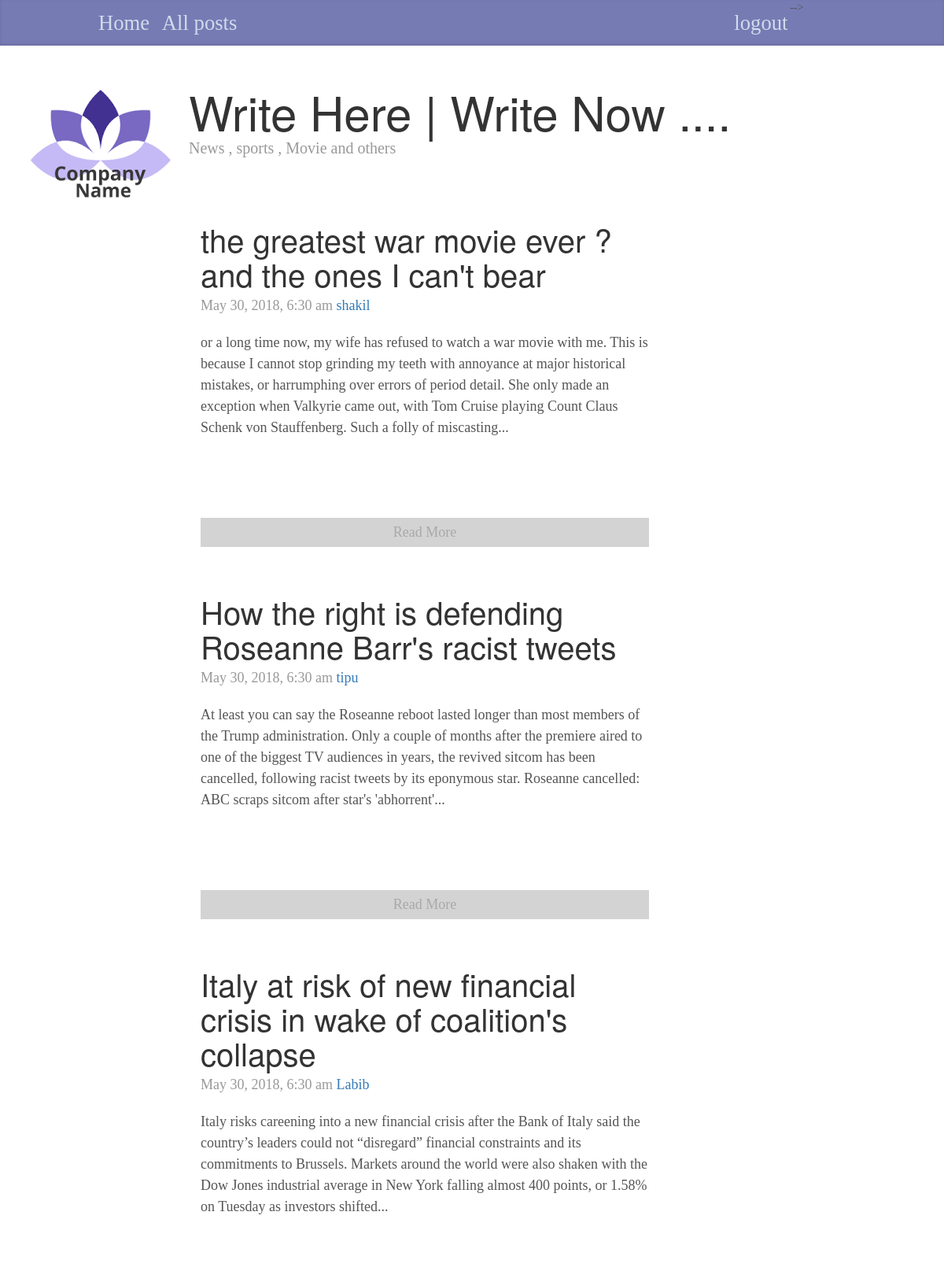
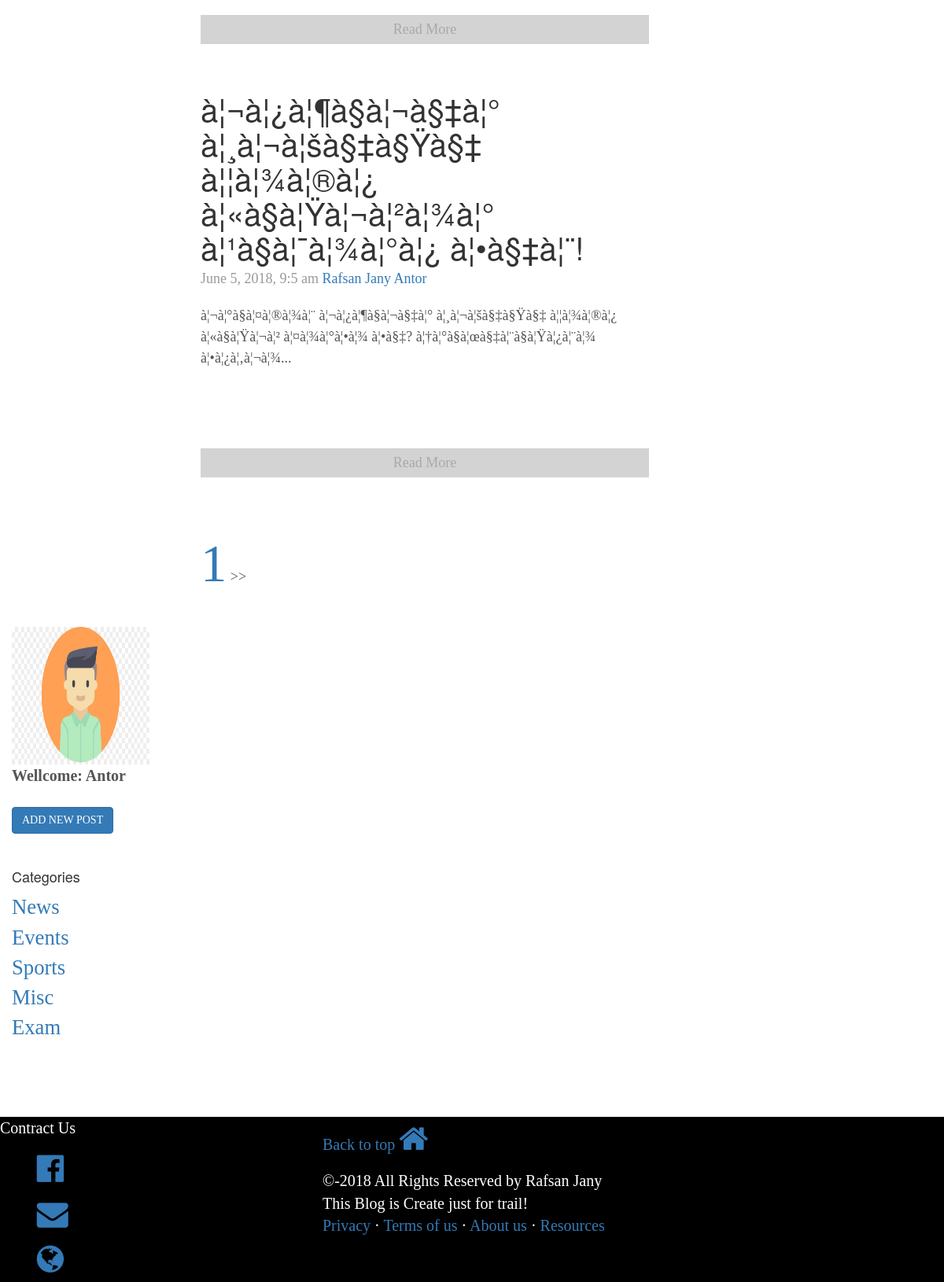
The app's page /posts.php (signed in) with its own data (2 pictures, top to bottom).
### tables this page shows
CREATE TABLE `posts` (
  `id` int(11) NOT NULL,
  `category` int(11) NOT NULL,
  `title` varchar(255) NOT NULL,
  `body` text NOT NULL,
  `author` varchar(255) NOT NULL,
  `tags` varchar(255) NOT NULL,
  `date` timestamp NOT NULL DEFAULT CURRENT_TIMESTAMP
);

CREATE TABLE `user` (
  `id` int(11) NOT NULL,
  `name` varchar(255) NOT NULL,
  `username` varchar(255) NOT NULL,
  `image` text NOT NULL,
  `email` varchar(255) NOT NULL,
  `password` varchar(255) NOT NULL
);

CREATE TABLE `categories` (
  `id` int(11) NOT NULL,
  `name` varchar(255) NOT NULL
);

### lib/Database.php (called while the page is built, shortened)
<?php
	class Database{
		public $host = DB_HOST;
		public $username = DB_USER;
		public $password = DB_PASS;
		public $db_name = DB_NAME;
		public $link;
		private function connect(){
			$this->link = new mysqli($this->host,$this->username,$this->password,$this->db_name);
		}
		public function select($query){
			$result = $this->link->query($query) or die($this->link->error.__LINE__);
			if($result->num_rows > 0){
				return $result;
			}
			else{
				return false;
			}
		}
	}
?>

### helpers/format_helper.php (called while the page is built, shortened)
<?php
	function formatDate($date){
		return date('F j, Y, g:j a',strtotime($date));
	}
	function shortenText($text, $chars = 350){
		$text = $text." ";
		$text = substr($text, 0, $chars);
		$text = substr($text, 0, strrpos($text," "));
		$text = $text."...";
		return $text;
	}
?>

### posts.php (the view)
<?php include 'includes/header1.php'; ?>
<?php
  $db = new Database();
   $posts_per_page = 5;
  if(isset($_GET['page'])){
    $page = $_GET['page'];
  }else{
    $page = 1;
  }
  $page_start = ($page-1)*$posts_per_page;
  if(isset($_GET['category'])){
    $category = $_GET["category"];
       $query = "SELECT * from posts where category=".$category." LIMIT ".$page_start.",".$posts_per_page;
       $posts_show = $db->select($query);
      if($posts_show){
         $total_post = $posts_show->num_rows;
        $total_page = ceil($total_post/$posts_per_page);
      }
  }else{
       $query = "SELECT * from posts LIMIT ".$page_start.",".$posts_per_page;
       $posts_show = $db->select($query);
       $total_post = $posts_show->num_rows;
       $total_page = ceil($total_post/$posts_per_page);
  }
     $query = "SELECT * from categories";
     $categories = $db->select($query);
    $userid = $_SESSION['userid'];
    $query = "SELECT username,image from user where id='".$userid."'";
    $user = $db->select($query);
    $row = $user->fetch_assoc();
    $img = str_replace("../","",$row['image']);
    $username = $row['username'];
?>
<?php if($posts_show): ?>
  <?php while($row = $posts_show->fetch_assoc()): ?>
      <div class="blog-post">
         <h2 class="blog-post-title"><?php echo $row['title']; ?> </h2>
         <p class="blog-post-meta"><?php echo formatDate($row['date']); ?> <a href="#"><?php echo $row['author']; ?></a></p>
          <p><?php echo shortenText($row['body']); ?></p><a class="readmore" href="post.php?id=<?php echo urlencode($row['id']); ?>">Read More</a>
      </div>
  <?php endwhile;?>
<?php else: ?>
  <p>There is no post Yet !</p>
<?php endif;
  if($posts_show){
    for($page = 1; $page<=$total_page; $page++){
    echo "<a class='paging' href='posts.php?page=".$page."'>".$page."</a>"." >> ";
  }
  }
?>
<?php include 'includes/footer1.php' ?>

### includes/header1.php (shortened to what this page needs)
<?php include 'lib/Database.php'; ?>
<?php include 'helpers/format_helper.php'; ?>
<!DOCTYPE html>
<html lang="en">
  <head>
    <link href="css/bootstrap.css" rel="stylesheet">
    <link rel="stylesheet" type="text/css" href="css/custom.css">
  </head>
  <body>
    <div class="blog-masthead">
      <div class="container">
        <nav class="row blog-nav">
          <a class="col-md-1 blog-nav-item" href="index.php">Home</a>
          <a class="col-md-9 blog-nav-item" href="posts.php">All posts</a>
          <a class="col-md-1 blog-nav-item" href="helpers/logout.php">logout</a> -->
        </nav>
      </div>
    </div>
    <div class="container-fluid">
      <div class="blog-header">
        <div class="logo"><img src="images/logo.png"/></div>
        <h1 class="blog-title">Write Here | Write Now ....</h1>
        <p class="lead blog-description">News , sports , Movie and others </p>
      </div>
        <br><br>
      <div class="row">
        <div class="col-md-6 blog-main">

### includes/footer1.php (shortened to what this page needs)
</div>
<div class="col-md-4 sidebar-module-inset">
          <div class="sidebar-module sidebar-module-inset">
            <div class="userinfo">
              <?php
                  echo "<img src='".$img."'  style='height: 175px; width: 175px;''>";
              ?>
              <label style="font-size: 15pt;">Wellcome:
                <?php
                  echo $username;
                ?>
              </label>
              <br><br>
              <a href="includes/addpost.php"><button class="btn btn-primary">ADD NEW POST</button></a>
            </div>
          </div>
          <div class="sidebar-module">
            <h4>Categories</h4>
            <?php if($categories): ?>
                 <ol class="list-unstyled">
                  <?php while($row=$categories->fetch_assoc()): ?>
                  <li><a href="posts.php?category=<?php echo $row['id']; ?>" class ="categoryItem"><?php echo $row['name']; ?></a></li>
                   <?php endwhile; ?>
                 </ol>
            <?php else: ?>
              <p>Their is no category added Yet!</p>
            <?php endif; ?>
          </div>
</div>
      </div>
    </div>
<footer class="row footer">
        <link rel="stylesheet" href="https://cdnjs.cloudflare.com/ajax/libs/font-awesome/4.7.0/css/font-awesome.min.css">
          <div class="col-md-4 leftfooter">
            <p class="contract">Contract Us</p>
            <div class="col-md-1"></div>
            <div class="col-md-7">
              <a href="#" style="font-size: 200%;"><i class="fa fa-facebook-official"></i></a><br>
                <a href="#" style="font-size: 200%;"><i class="fa fa-envelope"></i></a> <br>
                <a href="#" style="font-size: 200%;"><i class="fa fa-globe"></i>
            </div>
            <div class="col-md-4"></div>
          </div>
          <div class="col-md-7 middlefooter pull-left">
             <p><a class="contract" href="#" >Back to top <a class="active" href="#" style="font-size: 200%;"><i class="fa fa-home"></i></a>
             </a></p>
             <p class="contract">&copy;-2018  All Rights Reserved by Rafsan Jany<br>
              This Blog is Create just for trail!<br>
             <a href="#">Privacy</a> &middot;
             <a href="#">Terms of us</a> &middot;
             <a href="#">About us</a> &middot;
             <a href="#">Resources</a>
            </p>
          </div>
          <div class="col-md-2 rightfooter "></div>
 </footer>
  </body>
</html>

### css/custom.css (style rules this page uses)
body { font-family: Georgia, "Times New Roman", Times, serif; color: #555; }
h1, .h1, h2, .h2, h3, .h3, h4, .h4, h5, .h5, h6, .h6 { margin-top: 0; font-family: "Helvetica Neue", Helvetica, Arial, sans-serif; font-weight: normal; color: #333; }
@media (min-width: 1200px) { .container { width: 970px; } }
.blog-masthead { background-color: #777bb4; -webkit-box-shadow: inset 0 -2px 5px rgba(0,0,0,.1); box-shadow: inset 0 -2px 5px rgba(0,0,0,.1); }
.blog-nav-item { position: relative; display: inline-block; padding: 10px; font-weight: 500; color: #cdddeb; font-size: 20pt; text-decoration: none; }
.blog-header { padding-top: 20px; padding-bottom: 20px; }
.blog-title { margin-top: 30px; margin-bottom: 0; font-size: 60px; font-weight: normal; }
.blog-description { font-size: 20px; color: #999; }
.blog-main { font-size: 18px; line-height: 1.5; }
.sidebar-module { padding: 15px; margin: 0 -15px 15px; }
.sidebar-module-inset { padding: 15px; border-radius: 4px; }
.sidebar-module-inset p:last-child, .sidebar-module-inset ul:last-child, .sidebar-module-inset ol:last-child { margin-bottom: 0; }
.userinfo { width: 70%; }
.categoryItem { font-size: 20pt; }
.blog-post { margin-bottom: 60px; }
.blog-post-title { margin-bottom: 5px; font-size: 40px; }
.blog-post-meta { margin-bottom: 20px; color: #999; }
.logo { float: left; }
.readmore { display: block; text-align: center; padding: 5px; background: lightgray; margin-top: 101px; color:darkgray; }
.footer { background-color: black; color:white; position: relative; bottom: -50px; font-size: 15pt; font-family: big jhon; }
.paging { font-size: 50pt; }

### records on screen
posts: title "the greatest war movie ever ? and the ones I can't bear", date "May 30, 2018, 6:30 am", author "shakil", body "or a long time now, my wife has refused to watch a war movie with me. This is because I cannot stop grinding my teeth with annoyance at major historical mistakes, or harrumphing over errors of period detail. She only made an exception when Valkyrie came out, with Tom Cruise playing Count Claus Schenk von Stauffenberg. Such a folly of miscasting..."
posts: title "How the right is defending Roseanne Barr's racist tweets", date "May 30, 2018, 6:30 am", author "tipu", body "At least you can say the Roseanne reboot lasted longer than most members of the Trump administration. Only a couple of months after the premiere aired to one of the biggest TV audiences in years, the revived sitcom has been cancelled, following racist tweets by its eponymous star. Roseanne cancelled: ABC scraps sitcom after star's 'abhorrent'..."
posts: title "Italy at risk of new financial crisis in wake of coalition's collapse", date "May 30, 2018, 6:30 am", author "Labib", body "Italy risks careening into a new financial crisis after the Bank of Italy said the country’s leaders could not “disregard” financial constraints and its commitments to Brussels. Markets around the world were also shaken with the Dow Jones industrial average in New York falling almost 400 points, or 1.58% on Tuesday as investors shifted..."
posts: title "à¦¬à¦¿à¦¶à§à¦¬à§‡à¦° à¦¸à¦¬à¦šà§‡à§Ÿà§‡ à¦¦à¦¾à¦®à¦¿ à¦«à§à¦Ÿà¦¬à¦²à¦¾à¦° à¦¹à§à¦¯à¦¾à¦°à¦¿ à¦•à§‡à¦¨!", date "June 5, 2018, 9:5 am", author "Rafsan Jany Antor", body "à¦¬à¦°à§à¦¤à¦®à¦¾à¦¨ à¦¬à¦¿à¦¶à§à¦¬à§‡à¦° à¦¸à¦¬à¦šà§‡à§Ÿà§‡ à¦¦à¦¾à¦®à¦¿ à¦«à§à¦Ÿà¦¬à¦² à¦¤à¦¾à¦°à¦•à¦¾ à¦•à§‡? à¦†à¦°à§à¦œà§‡à¦¨à§à¦Ÿà¦¿à¦¨à¦¾ à¦•à¦¿à¦‚à¦¬à¦¾..."
user: image (picture), username "Antor"
categories: name "News"
categories: name "Events"
categories: name "Sports"
categories: name "Misc"
categories: name "Exam"
